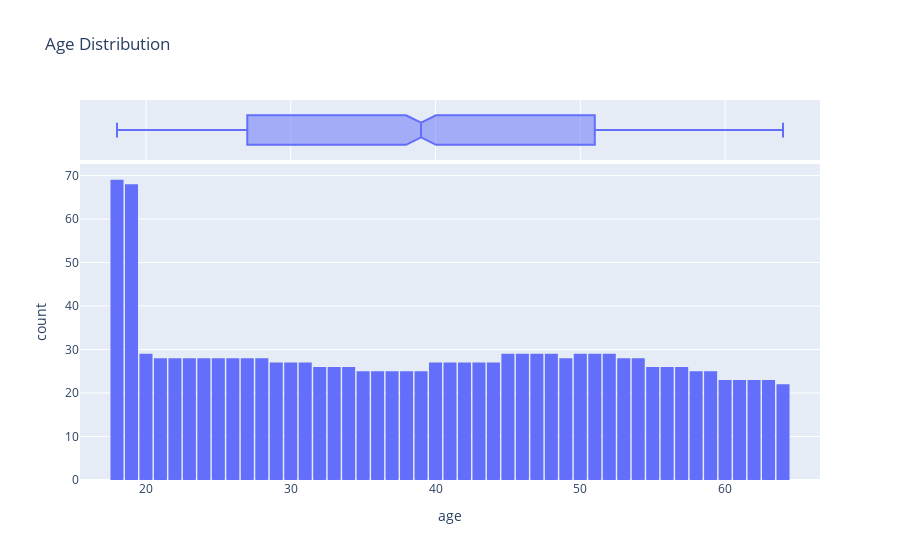

Write notebook code for a chart like this one.
### Markdown cell above
**age analysis**

### Code cell
fig = px.histogram(medical_df , x = 'age', marginal='box' , nbins = 47, title='Age Distribution')
fig.update_layout(bargap=0.1);
fig.show()

### Figure 1 — Plotly figure (JSON) as saved in the notebook; plotly's stock layout.template omitted (floating-point values rounded to 4 significant figures; data arrays with more than 128 entries replaced by an {"elided": "..."} marker saying what was removed)
{"data": [{"bingroup": "x", "hovertemplate": "age=%{x}<br>count=%{y}<extra></extra>", "legendgroup": "", "marker": {"color": "#636efa", "pattern": {"shape": ""}}, "name": "", "nbinsx": 47, "orientation": "v", "showlegend": false, "type": "histogram", "x": {"elided": "1338 int values"}, "xaxis": "x", "yaxis": "y"}, {"hovertemplate": "age=%{x}<extra></extra>", "legendgroup": "", "marker": {"color": "#636efa"}, "name": "", "notched": true, "showlegend": false, "type": "box", "x": {"elided": "1338 int values"}, "xaxis": "x2", "yaxis": "y2"}], "layout": {"bargap": 0.1, "barmode": "relative", "legend": {"tracegroupgap": 0}, "title": {"text": "Age Distribution"}, "xaxis": {"anchor": "y", "domain": [0, 1], "title": {"text": "age"}}, "xaxis2": {"anchor": "y2", "domain": [0, 1], "matches": "x", "showgrid": true, "showticklabels": false}, "yaxis": {"anchor": "x", "domain": [0, 0.8316], "title": {"text": "count"}}, "yaxis2": {"anchor": "x2", "domain": [0.8416, 1], "matches": "y2", "showgrid": false, "showline": false, "showticklabels": false, "ticks": ""}}}
